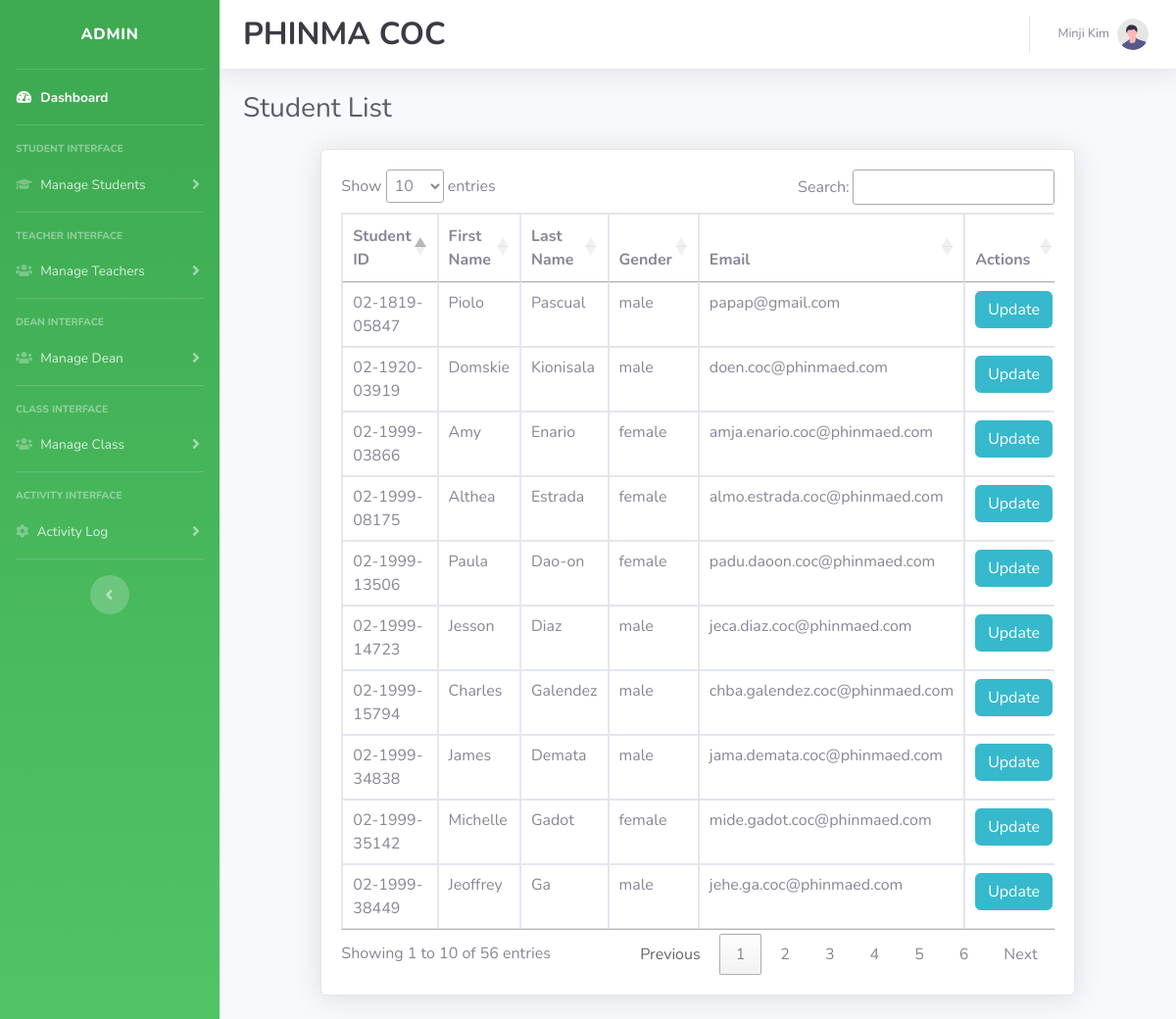
The app's page /admin/studentlist.php (signed in) with its own data.
### tables this page shows
CREATE TABLE `tbl_students` (
  `id` varchar(50) NOT NULL,
  `firstname` varchar(50) NOT NULL,
  `lastname` varchar(50) NOT NULL,
  `gender` varchar(20) NOT NULL,
  `email` varchar(128) NOT NULL,
  `password` varchar(128) NOT NULL,
  `image` varchar(100) NOT NULL,
  `isActive` varchar(50) NOT NULL
);

### admin/studentlist.php (the view, shortened to what this page needs)
<?php
require('../includes/connection.php');
$query = "SELECT * FROM tbl_students";
$stmt = $conn->prepare($query);
$stmt->execute();
$students = $stmt->fetchAll(PDO::FETCH_ASSOC);
?>
<!DOCTYPE html>
<html lang="en">
<head>
    <link href="vendor/fontawesome-free/css/all.min.css" rel="stylesheet" type="text/css">
    <link href="css/sb-admin-2.min.css" rel="stylesheet">
    <link rel="stylesheet" type="text/css" href="https://cdn.datatables.net/1.13.7/css/jquery.dataTables.min.css">
</head>
<body id="page-top">
    <div id="wrapper">
        <?php
        include('includes/sidebar.php');
        ?>
        <div id="content-wrapper" class="d-flex flex-column">
            <div id="content">
                <?php
                include('includes/topbar.php');
                ?>
                <div class="container-fluid">
                    <div class="d-sm-flex align-items-center justify-content-between mb-4">
                        <h1 class="h3 mb-0 text-gray-800">Student List</h1>
                    </div>
                    <div class="row">
                        <div class="col-xl-10 col-lg-8 mx-auto">
                            <div class="card shadow mb-4">
                                <div class="card-body ">
                                    <div class="table-responsive ">
                                        <table class="table table-bordered" id="studentTable">
                                            <thead>
                                                <tr>
                                                    <th>Student ID</th>
                                                    <th>First Name</th>
                                                    <th>Last Name</th>
                                                    <th>Gender</th>
                                                    <th>Email</th>
                                                    <th>Actions</th>
                                                </tr>
                                            </thead>
                                            <tbody>
                                                <?php foreach ($students as $student): ?>
                                                    <tr>
                                                        <td>
                                                            <?php echo $student['id']; ?>
                                                        </td>
                                                        <td>
                                                            <?php echo $student['firstname']; ?>
                                                        </td>
                                                        <td>
                                                            <?php echo $student['lastname']; ?>
                                                        </td>
                                                        <td>
                                                            <?php echo $student['gender']; ?>
                                                        </td>
                                                        <td>
                                                            <?php echo $student['email']; ?>
                                                        </td>
                                                        <td>
                                                            <button type="button" class="btn btn-info" data-toggle="modal"
                                                                data-target="#updateStudentModal"
                                                                data-student-id="<?php echo $student['id'] ?>"
                                                                onclick="loadAndUpdateStudentData(this.getAttribute('data-student-id'))">Update</button>
                                                        </td>
                                                    </tr>
                                                <?php endforeach; ?>
                                            </tbody>
                                        </table>
                                    </div>
                                </div>
                            </div>
                        </div>
                    </div>
                </div>
            </div>
        </div>
    </div>
</body>
</html>

### admin/includes/topbar.php (shortened to what this page needs)
<nav class="navbar navbar-expand navbar-light bg-white topbar mb-4 static-top shadow">
      <h1 class="h2 mb-0 ml-2 text-gray-900 font-weight-bold">PHINMA COC</h1>
    <ul class="navbar-nav ml-auto">
        <li class="nav-item dropdown no-arrow">
            <a class="nav-link dropdown-toggle" href="#" id="userDropdown" role="button" data-toggle="dropdown" aria-haspopup="true" aria-expanded="false">
                <span class="mr-2 d-none d-lg-inline text-gray-600 small">
                    <?php
                    if (isset($_SESSION['admin_id'])) {
                        $adminId = $_SESSION['admin_id'];
                        $stmt = $conn->prepare("SELECT `firstname`, `lastname` FROM `tbl_admin` WHERE `admin_id` = :admin_id");
                        $stmt->bindParam(':admin_id', $adminId);
                        $stmt->execute();
                        if ($row = $stmt->fetch(PDO::FETCH_ASSOC)) {
                              echo $row['firstname'] . ' ' . $row['lastname'];
                        } else {
                            echo 'User';
                        }
                    } else {
                        echo 'User';
                    }
                    ?>
                </span>
                <img class="img-profile rounded-circle" src="img/undraw_profile.svg">
            </a>
        </li>
    </ul>
</nav>

### records on screen
tbl_students: id "02-1819-05847", firstname "Piolo", lastname "Pascual", gender "male", email "papap@gmail.com"
tbl_students: id "02-1920-03919", firstname "Domskie", lastname "Kionisala", gender "male", email "doen.coc@phinmaed.com"
tbl_students: id "02-1999-03866", firstname "Amy", lastname "Enario", gender "female", email "amja.enario.coc@phinmaed.com"
tbl_students: id "02-1999-08175", firstname "Althea", lastname "Estrada", gender "female", email "almo.estrada.coc@phinmaed.com"
tbl_students: id "02-1999-13506", firstname "Paula", lastname "Dao-on", gender "female", email "padu.daoon.coc@phinmaed.com"
tbl_students: id "02-1999-14723", firstname "Jesson", lastname "Diaz", gender "male", email "jeca.diaz.coc@phinmaed.com"
tbl_students: id "02-1999-15794", firstname "Charles", lastname "Galendez", gender "male", email "chba.galendez.coc@phinmaed.com"
tbl_students: id "02-1999-34838", firstname "James", lastname "Demata", gender "male", email "jama.demata.coc@phinmaed.com"
tbl_students: id "02-1999-35142", firstname "Michelle", lastname "Gadot", gender "female", email "mide.gadot.coc@phinmaed.com"
tbl_students: id "02-1999-38449", firstname "Jeoffrey", lastname "Ga", gender "male", email "jehe.ga.coc@phinmaed.com"

### other values on screen
$row['firstname'] "Minji"
$row['lastname'] "Kim"
